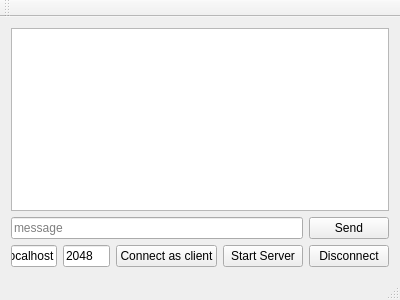
<?xml version="1.0" encoding="UTF-8"?>
<ui version="4.0">
 <class>ChatWindow</class>
 <widget class="QMainWindow" name="ChatWindow">
  <property name="geometry">
   <rect>
    <x>0</x>
    <y>0</y>
    <width>400</width>
    <height>300</height>
   </rect>
  </property>
  <property name="windowTitle">
   <string>ChatWindow</string>
  </property>
  <widget class="QWidget" name="centralWidget">
   <layout class="QGridLayout" name="gridLayout">
    <item row="0" column="0">
     <layout class="QVBoxLayout" name="verticalLayout" stretch="0,0">
      <item>
       <widget class="QTextBrowser" name="chatHistory"/>
      </item>
      <item>
       <layout class="QHBoxLayout" name="horizontalLayout">
        <item>
         <widget class="QLineEdit" name="sendText">
          <property name="placeholderText">
           <string>message</string>
          </property>
         </widget>
        </item>
        <item>
         <widget class="QPushButton" name="sendButton">
          <property name="text">
           <string>Send</string>
          </property>
         </widget>
        </item>
       </layout>
      </item>
     </layout>
    </item>
    <item row="2" column="0">
     <layout class="QHBoxLayout" name="horizontalLayout_2">
      <item>
       <widget class="QLineEdit" name="hostText">
        <property name="text">
         <string>localhost</string>
        </property>
        <property name="placeholderText">
         <string>host</string>
        </property>
       </widget>
      </item>
      <item>
       <widget class="QLineEdit" name="portText">
        <property name="text">
         <string>2048</string>
        </property>
        <property name="placeholderText">
         <string>port</string>
        </property>
       </widget>
      </item>
      <item>
       <widget class="QPushButton" name="clientConnectButton">
        <property name="text">
         <string>Connect as client</string>
        </property>
       </widget>
      </item>
      <item>
       <widget class="QPushButton" name="serverConnectButton">
        <property name="text">
         <string>Start Server</string>
        </property>
       </widget>
      </item>
      <item>
       <widget class="QPushButton" name="disconnectButton">
        <property name="text">
         <string>Disconnect</string>
        </property>
       </widget>
      </item>
     </layout>
    </item>
   </layout>
  </widget>
  <widget class="QMenuBar" name="menuBar">
   <property name="geometry">
    <rect>
     <x>0</x>
     <y>0</y>
     <width>400</width>
     <height>25</height>
    </rect>
   </property>
  </widget>
  <widget class="QToolBar" name="mainToolBar">
   <attribute name="toolBarArea">
    <enum>TopToolBarArea</enum>
   </attribute>
   <attribute name="toolBarBreak">
    <bool>false</bool>
   </attribute>
  </widget>
  <widget class="QStatusBar" name="statusBar"/>
 </widget>
 <layoutdefault spacing="6" margin="11"/>
 <resources/>
 <connections/>
</ui>
